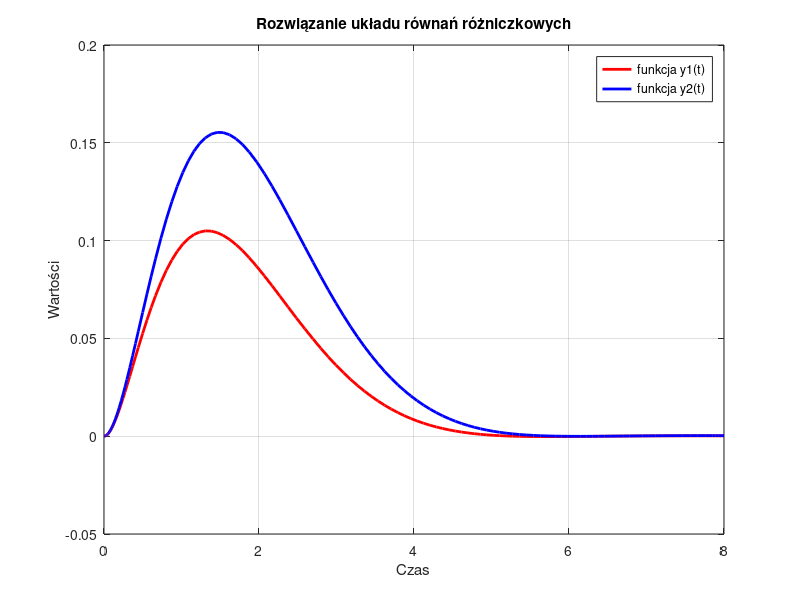

Here is the MATLAB script that generated this plot:
function zadanie2_1()
% Autor: Grzegorz Prasek
% Funkcja pomocnicza reprezentująca metodę 2.1

% Parametry równań różniczkowych
a = 19/3;
b = 8/3;
c = 8/3;
d = 1/3;

% Definicja równań różniczkowych
f = @(t, y) [-a*y(1) + b*y(2) + exp(-t)*sin(t); -c*y(1) + d*y(2) + exp(-t)*sin(t)];

% Warunki początkowe
y0 = [0; 0];

% Przedział czasowy
tspan = [0, 8];

% Rozwiązanie układu równań różniczkowych za pomocą ode45
[t, y] = ode45(f, tspan, y0);

% Wykres
figure;

plot(t, y(:, 1), 'r', 'LineWidth', 2, 'DisplayName', 'funkcja y1(t)');
hold on;
plot(t, y(:, 2), 'b', 'LineWidth', 2, 'DisplayName', 'funkcja y2(t)');
xlabel('Czas');
ylabel('Wartości');
title('Rozwiązanie układu równań różniczkowych');
legend('show');
grid on;